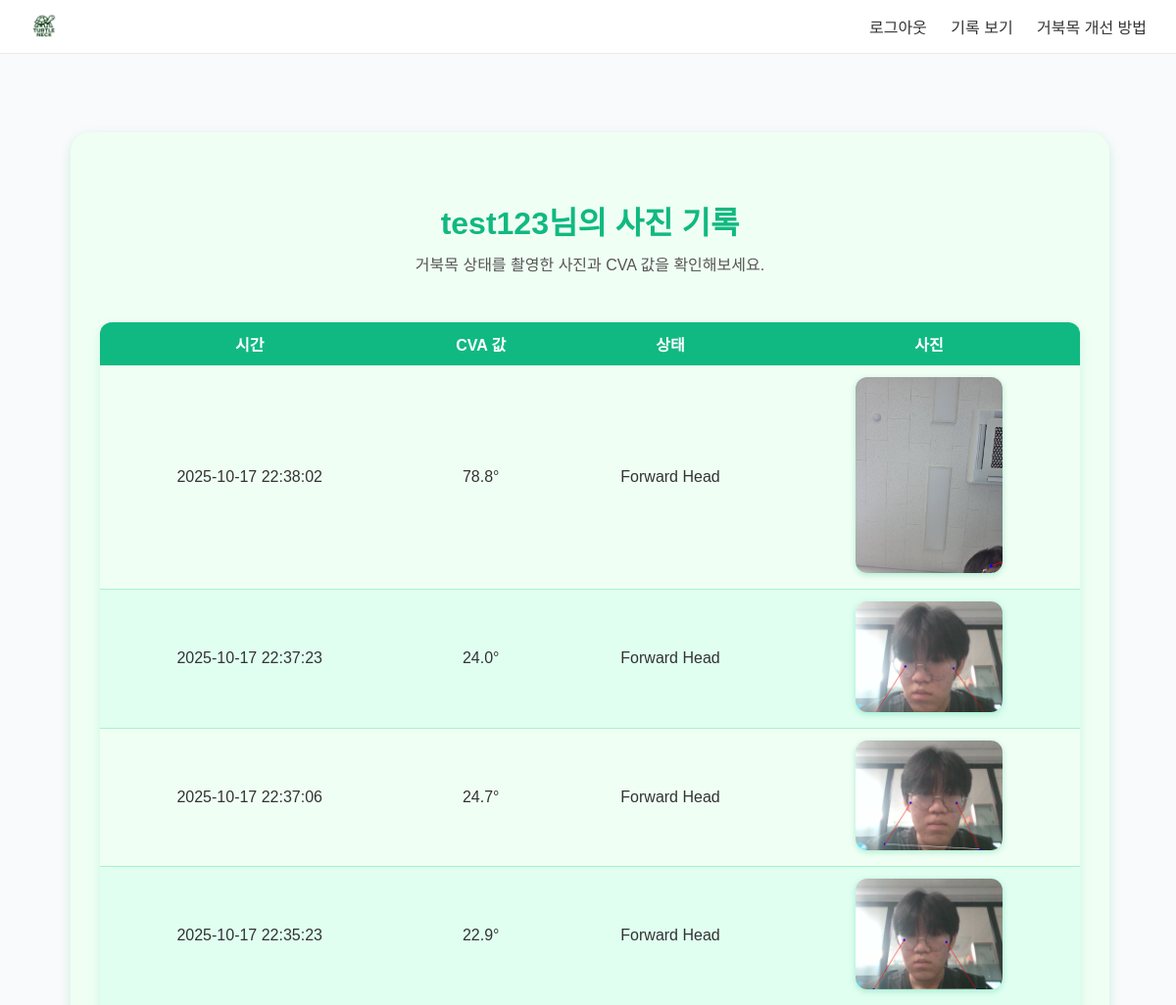
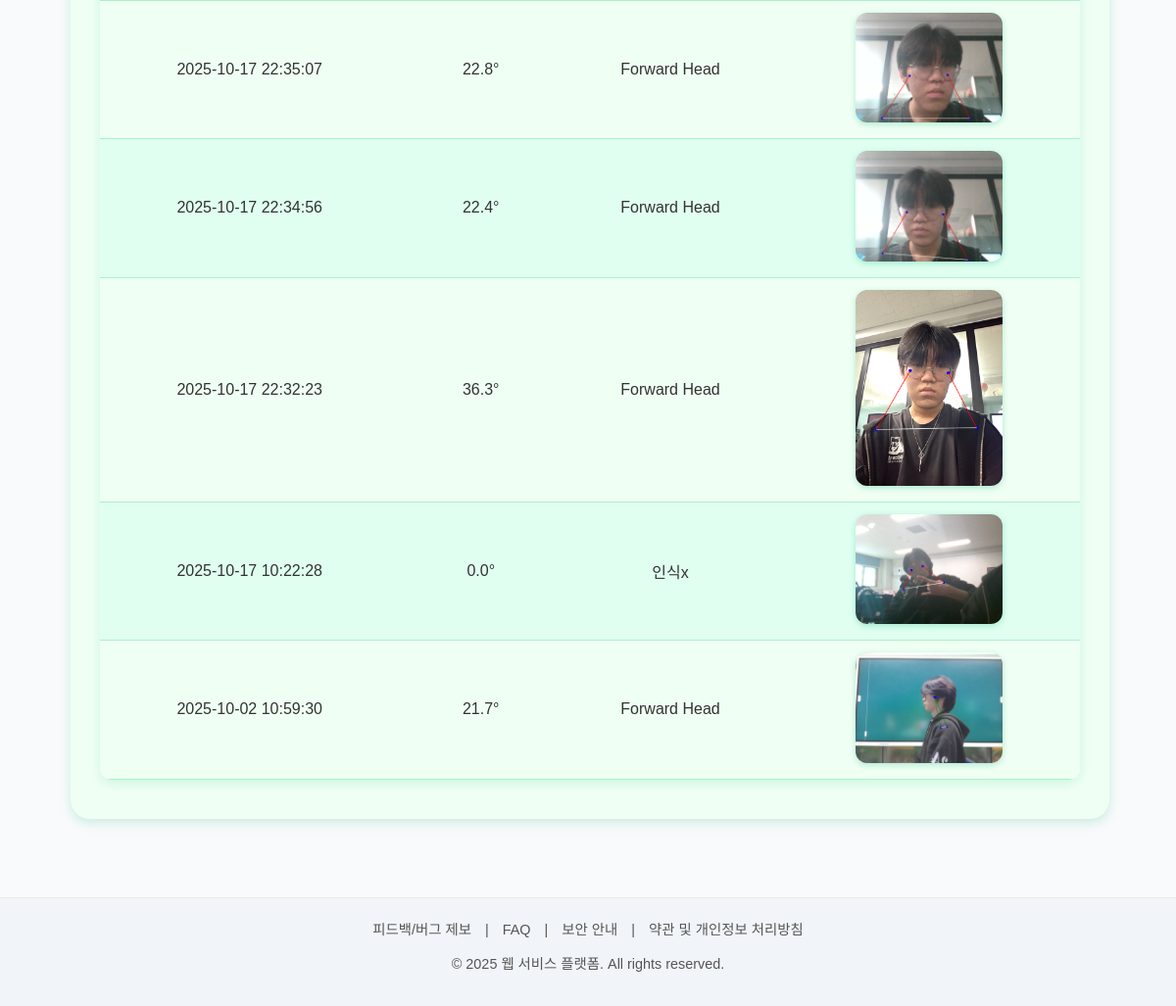
Page /records_images (signed in) on the earlier database version (2 pictures, top to bottom).
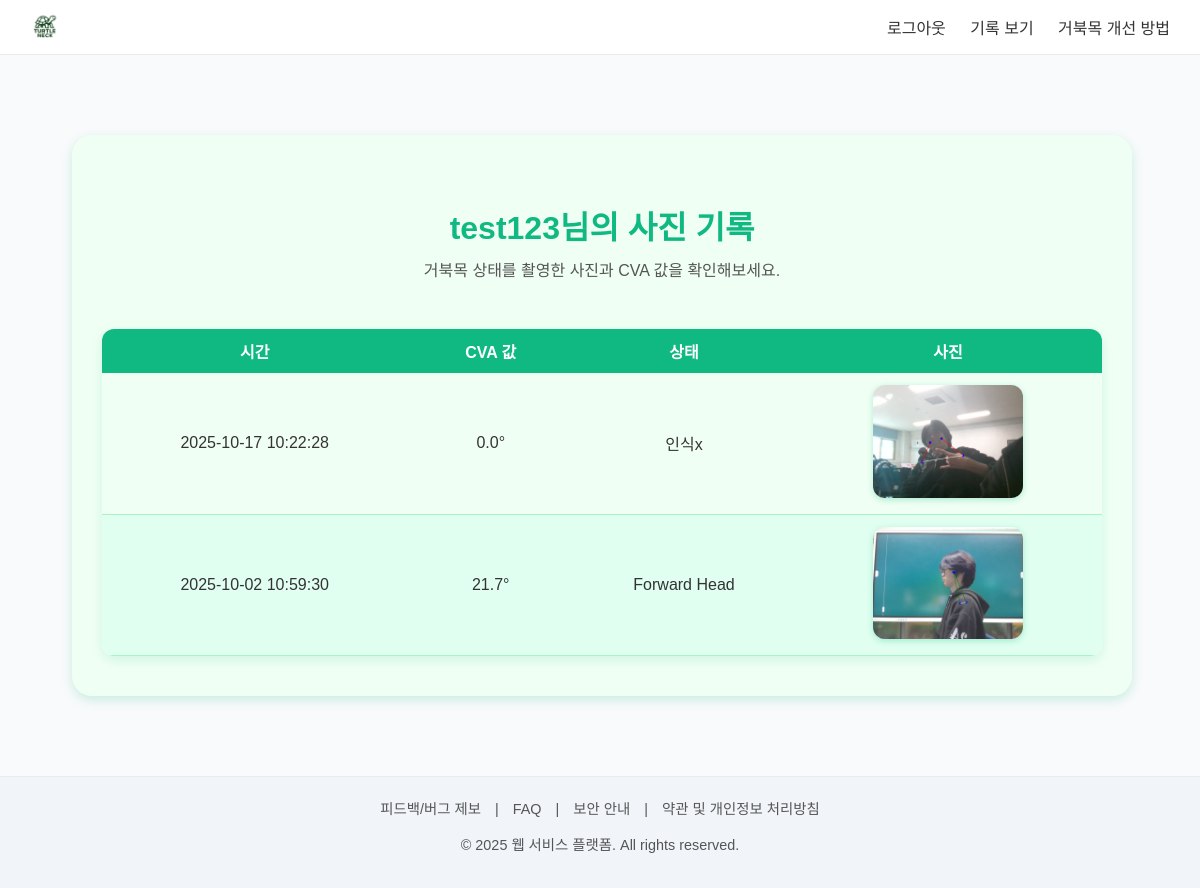
Same page on the later database version.
### tables this page shows
CREATE TABLE users (
            id INTEGER PRIMARY KEY AUTOINCREMENT,
            username TEXT UNIQUE NOT NULL,
            password TEXT NOT NULL,
            created_at TIMESTAMP DEFAULT CURRENT_TIMESTAMP
        );

CREATE TABLE cva_records (
            id INTEGER PRIMARY KEY AUTOINCREMENT,
            user_id INTEGER NOT NULL,
            cva_value REAL NOT NULL,
            status TEXT NOT NULL,
            image_path TEXT NOT NULL,
            created_at TIMESTAMP DEFAULT CURRENT_TIMESTAMP,
            FOREIGN KEY (user_id) REFERENCES users (id)
        );

### router/records/save_photo.py (the view)
@images_bp.route("/records_images")
def records_images():
    if "user_id" not in session:
        return redirect(url_for("index"))
    user_id = str(session["user_id"])
    if user_id.startswith("guest"):
        username = "게스트"
        videos = []
        return render_template("records/images.html", username=username, videos=videos)
    conn = get_connection()
    user = conn.execute("SELECT username FROM users WHERE id = ?", (user_id,)).fetchone()
    records = conn.execute(
        "SELECT * FROM cva_records WHERE user_id = ? ORDER BY created_at DESC", (user_id,)
    ).fetchall()
    conn.close()
    return render_template("records/images.html", username=user["username"], records=records)

### db/__init__.py (called while the page is built)
def get_connection():
    conn = sqlite3.connect(DB_NAME, timeout=10, check_same_thread=False)
    conn.row_factory = sqlite3.Row
    return conn

### templates/records/images.html (shortened to what this page needs)
{% extends "base/base.html" %}
{% block content %}
<section class="photo-section">
  <h1>{{ username }}님의 사진 기록</h1>
  <p class="subtitle">거북목 상태를 촬영한 사진과 CVA 값을 확인해보세요.</p>
  <div class="t">
    <table>
      <thead>
        <tr>
          <th>시간</th>
          <th>CVA 값</th>
          <th>상태</th>
          <th>사진</th>
        </tr>
      </thead>
      <tbody>
        {% for r in records %}
        <tr>
          <td>{{ r["created_at"] }}</td>
          <td>{{ r["cva_value"] }}°</td>
          <td>{{ r["status"] }}</td>
          <td>
            <img src="{{ url_for('static', filename=r['image_path'].replace('static/', '')) }}"
                 width="150" class="clickable-img" alt="CVA 이미지">
          </td>
        </tr>
        {% endfor %}
      </tbody>
    </table>
  </div>
</section>
{% endblock %}

### templates/base/base.html (shortened to what this page needs)
<!DOCTYPE html>
<html lang="ko">
<head>
    <link rel="stylesheet" href="{{ url_for('static', filename='style.css') }}">
</head>
<body>
    <header>
        <nav class="navbar">
            <div class="logo">
                {% set uid = session.get('user_id', '') | string %}
                {% if uid.startswith('guest') %}
                <a href="{{ url_for('logout') }}">
                    <img src="{{ url_for('static', filename='images/logo.png') }}" alt="logo" height="30">
                </a>
                {% else %}
                <a href="{{ url_for('index') }}">
                    <img src="{{ url_for('static', filename='images/logo.png') }}" alt="logo" height="30">
                </a>
                {% endif %}
            </div>
            <div class="menu">
                {% set uid = session.get('user_id', '') | string %}
                {% if uid.startswith('guest') or not uid %}
                    <a href="{{ url_for('signup.register') }}">회원가입</a>
                    <a href="{{ url_for('login.login') }}">로그인</a>
                {% else %}
                    <a href="{{ url_for('logout') }}">로그아웃</a>
                    <a href="{{ url_for('records.records') }}">기록 보기</a>
                {% endif %}
                <a href="{{ url_for('user_service.user_service') }}">거북목 개선 방법</a>
            </div>
        </nav>
    </header>
    <main>
        {% block content %}{% endblock %}
    </main>
    <footer>
        <div class="footer-links">
            <a href="{{ url_for('footer.feedback') }}">피드백/버그 제보</a> |
            <a href="{{ url_for('footer.FAQ') }}">FAQ</a> |
            <a href="{{ url_for('footer.security') }}">보안 안내</a> |
            <a href="{{ url_for('footer.TAC') }}">약관 및 개인정보 처리방침</a>
        </div>
        <p>© 2025 웹 서비스 플랫폼. All rights reserved.</p>
    </footer>
</body>
</html>

### static/style.css (style rules this page uses)
body { margin: 0; font-family: "Noto Sans KR", sans-serif; background-color: #f9fafb; color: #333; display: flex; flex-direction: column; min-height: 100vh; height: 100%; }
header { background: #fff; border-bottom: 1px solid #eaeaea; padding: 10px 30px; }
.navbar { display: flex; justify-content: space-between; align-items: center; }
.navbar .menu a { margin-left: 20px; text-decoration: none; color: #333; font-weight: 500; }
main { flex: 1; padding: 40px 20px; text-align: center; width: 97%; }
footer { background: #f1f5f9; text-align: center; padding: 20px; font-size: 0.9rem; border-top: 1px solid #eaeaea; color: #555; }
footer .footer-links a { margin: 0 10px; text-decoration: none; color: #555; }
h1 { font-size: 2rem; font-weight: bold; margin-bottom: 0.3em; text-align: center; }
p.subtitle { color: #555; margin-bottom: 4em; margin-top: 1px; text-align: center; }

### templates/records/images.html (style rules this page uses)
body { font-family: "Noto Sans KR", sans-serif; background-color: #f9fafb; color: #333; margin: 0; padding: 0; }
h1 { font-weight: bold; text-align: center; color: #10b981; font-size: clamp(1.2rem, 5vw, 2rem); max-width: 100%; padding: 0 10px; word-break: keep-all; }
p.subtitle { color: #555; text-align: center; margin-bottom: 3em; }
.photo-section { max-width: 1000px; margin: 40px auto; background: #f0fff4; padding: 40px 30px; border-radius: 20px; box-shadow: 0 4px 12px rgba(16,185,129,0.2); }
.t { display: flex; justify-content: center; align-items: center; }
.t table { width: 100%; border-collapse: collapse; border-radius: 12px; overflow: hidden; box-shadow: 0 4px 12px rgba(16,185,129,0.15); background-color: #fff; }
.t thead th { background-color: #10b981; color: white; padding: 10px 6px; text-align: center; font-size: 1rem; white-space: nowrap; min-width: 80px; }
.t td { text-align: center; padding: 12px 10px; font-size: 1rem; color: #333; background-color: #f0fff4; border-bottom: 1px solid #a6f4c5; }
.t tr:nth-child(even) td { background-color: #e0fff1; }
.clickable-img { border-radius: 12px; box-shadow: 0 2px 6px rgba(16,185,129,0.3); cursor: pointer; transition: transform 0.2s ease; }

Differences in the rows shown:
removed cva_records: created_at "2025-10-17 22:38:02", cva_value "78.8", status "Forward Head", image_path (picture)
removed cva_records: created_at "2025-10-17 22:37:23", cva_value "24.0", status "Forward Head", image_path (picture)
removed cva_records: created_at "2025-10-17 22:37:06", cva_value "24.7", status "Forward Head", image_path (picture)
removed cva_records: created_at "2025-10-17 22:35:23", cva_value "22.9", status "Forward Head", image_path (picture)
removed cva_records: created_at "2025-10-17 22:35:07", cva_value "22.8", status "Forward Head", image_path (picture)
removed cva_records: created_at "2025-10-17 22:34:56", cva_value "22.4", status "Forward Head", image_path (picture)
removed cva_records: created_at "2025-10-17 22:32:23", cva_value "36.3", status "Forward Head", image_path (picture)
